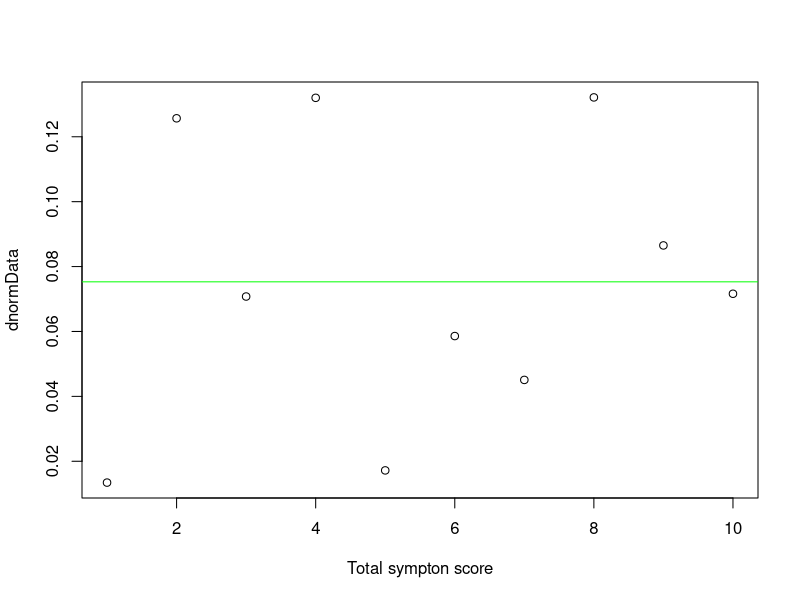

The R source for this figure:
mydnorm <- function(x, mean = 0, sd = 1){
  output = NULL
  
  for(i in x){
    output = c(output, ( 1/( sqrt(2*pi) * sd ) ) * exp(1)^-( (i-mean)^2 / (2*sd^2) )  )
  }
  
  return(output)
}


w<-rnorm(10,10,3)
dnormData <- dnorm(w,7,3)
mydnormData <- mydnorm(w,7,3)



# hist(plotdata, xlab = "Total symptom score", main = "")
plot(dnormData, xlab = "Total sympton score", main = "")
# plot(density(mydnormData), xlab = "Total sympton score", main = "")

abline(lm(dnormData ~ dnormData), col = "green")